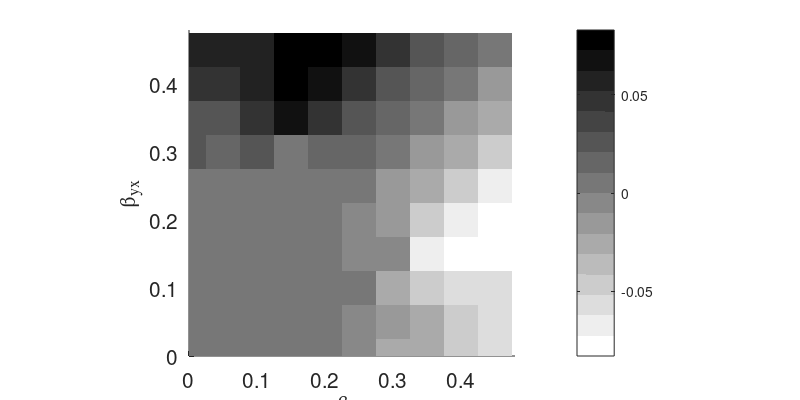
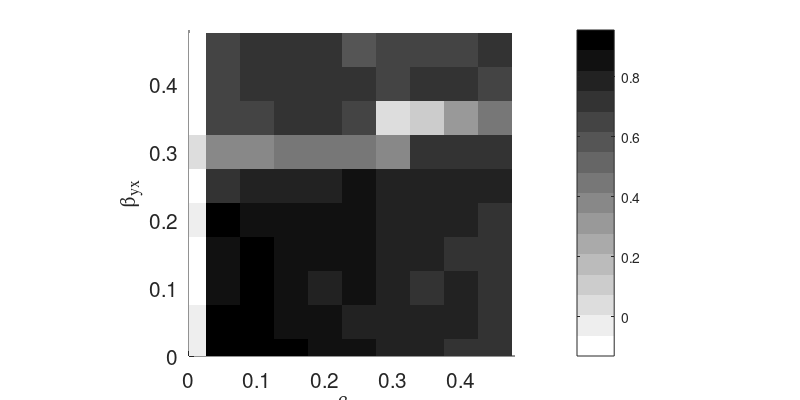
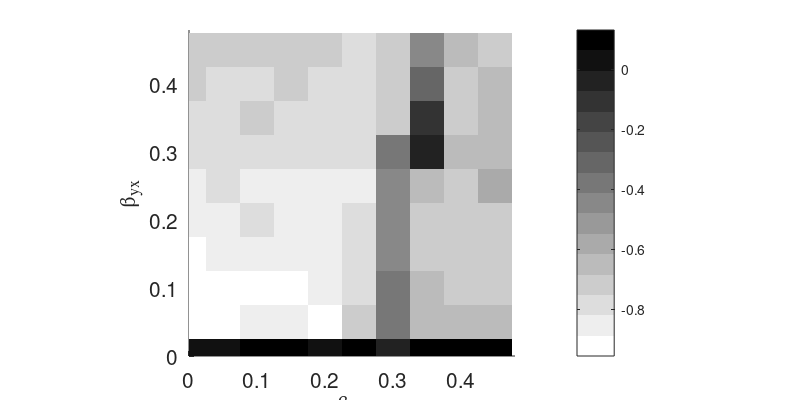
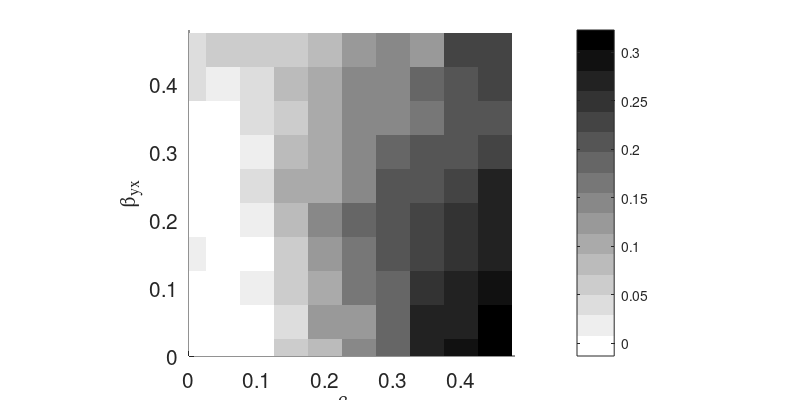

Write MATLAB code to recreate these figures, in order.
width = 8;
height = 4;

figure('Units', 'inches', ...
'Position', [0 0 width height],...
'PaperPositionMode','auto');

hold on;

numColors = 16;
cmap = colormap(flipud(gray(numColors)));

load ./CoupledLogMapExampleL500rx35ry35.mat
hImage1 = imagesc(Bxy_vec,Byx_vec,leans_stored);
set(gca,'YDir','normal');
hold on;
% hCont2 = contour(Bxy_vec,Byx_vec,leans_stored,...
%             [0.00 0.00],'w','LineWidth',2);
xlim([0 0.48]);
ylim([0 0.48]);
axis square;
% caxis([-0.8 0.8]);
cbar = colorbar();
set(cbar,'Visible','on');

hXLabel = xlabel('\beta_{xy}');
hYLabel = ylabel('\beta_{yx}');

set([hXLabel, hYLabel],'FontName','Times');
set([hXLabel, hYLabel],'FontSize', 15);

set(gca,'fontsize',15);

hold off;
print -depsc2 ./CoupLogexample_rx35ry35.eps
close;

clear all

width = 8;
height = 4;

figure('Units', 'inches', ...
'Position', [0 0 width height],...
'PaperPositionMode','auto');

hold on;

numColors = 16;
cmap = colormap(flipud(gray(numColors)));

load ./CoupledLogMapExampleL500rx40ry20.mat
hImage1 = imagesc(Bxy_vec,Byx_vec,leans_stored);
set(gca,'YDir','normal');
hold on;
% hCont2 = contour(Bxy_vec,Byx_vec,leans_stored,...
%             [0.00 0.00],'w','LineWidth',2);
xlim([0 0.48]);
ylim([0 0.48]);
axis square;
% caxis([-0.8 0.8]);
cbar = colorbar();
set(cbar,'Visible','on');

hXLabel = xlabel('\beta_{xy}');
hYLabel = ylabel('\beta_{yx}');

set([hXLabel, hYLabel],'FontName','Times');
set([hXLabel, hYLabel],'FontSize', 15);

set(gca,'fontsize',15);

hold off;
print -depsc2 ./CoupLogexample_rx40ry20.eps
close;

clear all

width = 8;
height = 4;

figure('Units', 'inches', ...
'Position', [0 0 width height],...
'PaperPositionMode','auto');

hold on;

numColors = 16;
cmap = colormap(flipud(gray(numColors)));

load ./CoupledLogMapExampleL500rx20ry40.mat
hImage1 = imagesc(Bxy_vec,Byx_vec,leans_stored);
set(gca,'YDir','normal');
hold on;
% hCont2 = contour(Bxy_vec,Byx_vec,leans_stored,...
%             [0.00 0.00],'w','LineWidth',2);
xlim([0 0.48]);
ylim([0 0.48]);
axis square;
% caxis([-0.8 0.8]);
cbar = colorbar();
set(cbar,'Visible','on');

hXLabel = xlabel('\beta_{xy}');
hYLabel = ylabel('\beta_{yx}');

set([hXLabel, hYLabel],'FontName','Times');
set([hXLabel, hYLabel],'FontSize', 15);

set(gca,'fontsize',15);

hold off;
print -depsc2 ./CoupLogexample_rx20ry40.eps
close;

clear all

width = 8;
height = 4;

figure('Units', 'inches', ...
'Position', [0 0 width height],...
'PaperPositionMode','auto');

hold on;

numColors = 16;
cmap = colormap(flipud(gray(numColors)));

load ./CoupledLogMapExampleL500rx38ry32.mat
hImage1 = imagesc(Bxy_vec,Byx_vec,leans_stored);
set(gca,'YDir','normal');
hold on;
% hCont2 = contour(Bxy_vec,Byx_vec,leans_stored,...
%             [0.00 0.00],'w','LineWidth',2);
xlim([0 0.48]);
ylim([0 0.48]);
axis square;
% caxis([-0.8 0.8]);
cbar = colorbar();
set(cbar,'Visible','on');

hXLabel = xlabel('\beta_{xy}');
hYLabel = ylabel('\beta_{yx}');

set([hXLabel, hYLabel],'FontName','Times');
set([hXLabel, hYLabel],'FontSize', 15);

set(gca,'fontsize',15);

hold off;
print -depsc2 ./CoupLogexample_rx38ry32.eps
close;